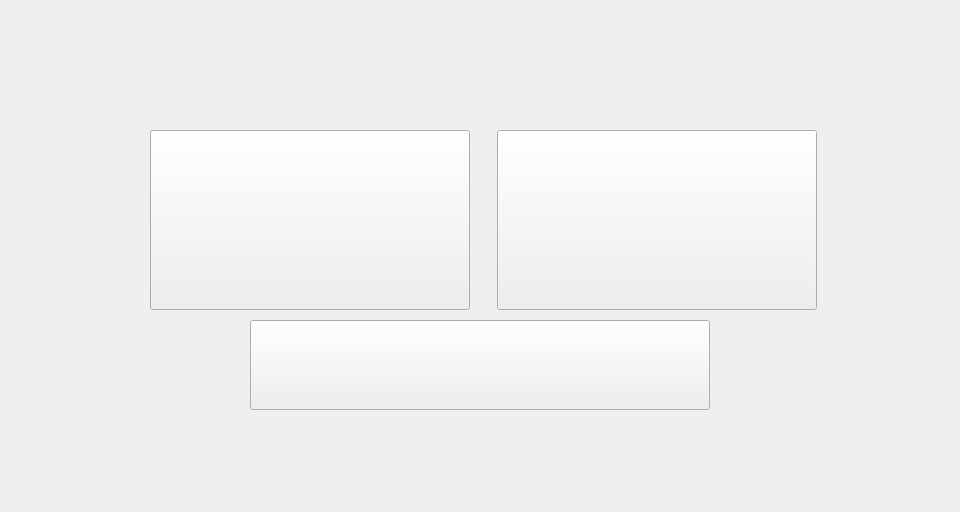
<?xml version="1.0" encoding="UTF-8"?>
<ui version="4.0">
 <class>MainWindow</class>
 <widget class="QMainWindow" name="MainWindow">
  <property name="geometry">
   <rect>
    <x>0</x>
    <y>0</y>
    <width>960</width>
    <height>512</height>
   </rect>
  </property>
  <property name="minimumSize">
   <size>
    <width>960</width>
    <height>512</height>
   </size>
  </property>
  <property name="maximumSize">
   <size>
    <width>960</width>
    <height>512</height>
   </size>
  </property>
  <property name="baseSize">
   <size>
    <width>960</width>
    <height>512</height>
   </size>
  </property>
  <property name="windowTitle">
   <string>MainWindow</string>
  </property>
  <widget class="QWidget" name="centralwidget">
   <widget class="QLabel" name="label">
    <property name="geometry">
     <rect>
      <x>0</x>
      <y>0</y>
      <width>960</width>
      <height>512</height>
     </rect>
    </property>
    <property name="minimumSize">
     <size>
      <width>960</width>
      <height>512</height>
     </size>
    </property>
    <property name="maximumSize">
     <size>
      <width>960</width>
      <height>512</height>
     </size>
    </property>
    <property name="baseSize">
     <size>
      <width>960</width>
      <height>512</height>
     </size>
    </property>
    <property name="text">
     <string/>
    </property>
    <property name="pixmap">
     <pixmap>../Downloads/images/image1.png</pixmap>
    </property>
   </widget>
   <widget class="QWidget" name="horizontalLayoutWidget">
    <property name="geometry">
     <rect>
      <x>129</x>
      <y>119</y>
      <width>709</width>
      <height>202</height>
     </rect>
    </property>
    <layout class="QHBoxLayout" name="horizontalLayout">
     <item>
      <widget class="QPushButton" name="pushButton_2">
       <property name="minimumSize">
        <size>
         <width>320</width>
         <height>180</height>
        </size>
       </property>
       <property name="maximumSize">
        <size>
         <width>320</width>
         <height>180</height>
        </size>
       </property>
       <property name="text">
        <string/>
       </property>
       <property name="icon">
        <iconset>
         <normaloff>../Downloads/mysh.png</normaloff>../Downloads/mysh.png</iconset>
       </property>
       <property name="iconSize">
        <size>
         <width>350</width>
         <height>180</height>
        </size>
       </property>
      </widget>
     </item>
     <item>
      <widget class="QPushButton" name="pushButton">
       <property name="minimumSize">
        <size>
         <width>320</width>
         <height>180</height>
        </size>
       </property>
       <property name="maximumSize">
        <size>
         <width>320</width>
         <height>180</height>
        </size>
       </property>
       <property name="text">
        <string/>
       </property>
       <property name="icon">
        <iconset>
         <normaloff>../Downloads/tachpad.png</normaloff>../Downloads/tachpad.png</iconset>
       </property>
       <property name="iconSize">
        <size>
         <width>350</width>
         <height>180</height>
        </size>
       </property>
      </widget>
     </item>
    </layout>
   </widget>
   <widget class="QPushButton" name="pushButton_3">
    <property name="geometry">
     <rect>
      <x>250</x>
      <y>320</y>
      <width>460</width>
      <height>90</height>
     </rect>
    </property>
    <property name="minimumSize">
     <size>
      <width>400</width>
      <height>90</height>
     </size>
    </property>
    <property name="maximumSize">
     <size>
      <width>16777215</width>
      <height>90</height>
     </size>
    </property>
    <property name="text">
     <string/>
    </property>
    <property name="icon">
     <iconset>
      <normaloff>../Downloads/Go_back.png</normaloff>../Downloads/Go_back.png</iconset>
    </property>
    <property name="iconSize">
     <size>
      <width>500</width>
      <height>100</height>
     </size>
    </property>
   </widget>
  </widget>
 </widget>
 <resources/>
 <connections/>
</ui>
